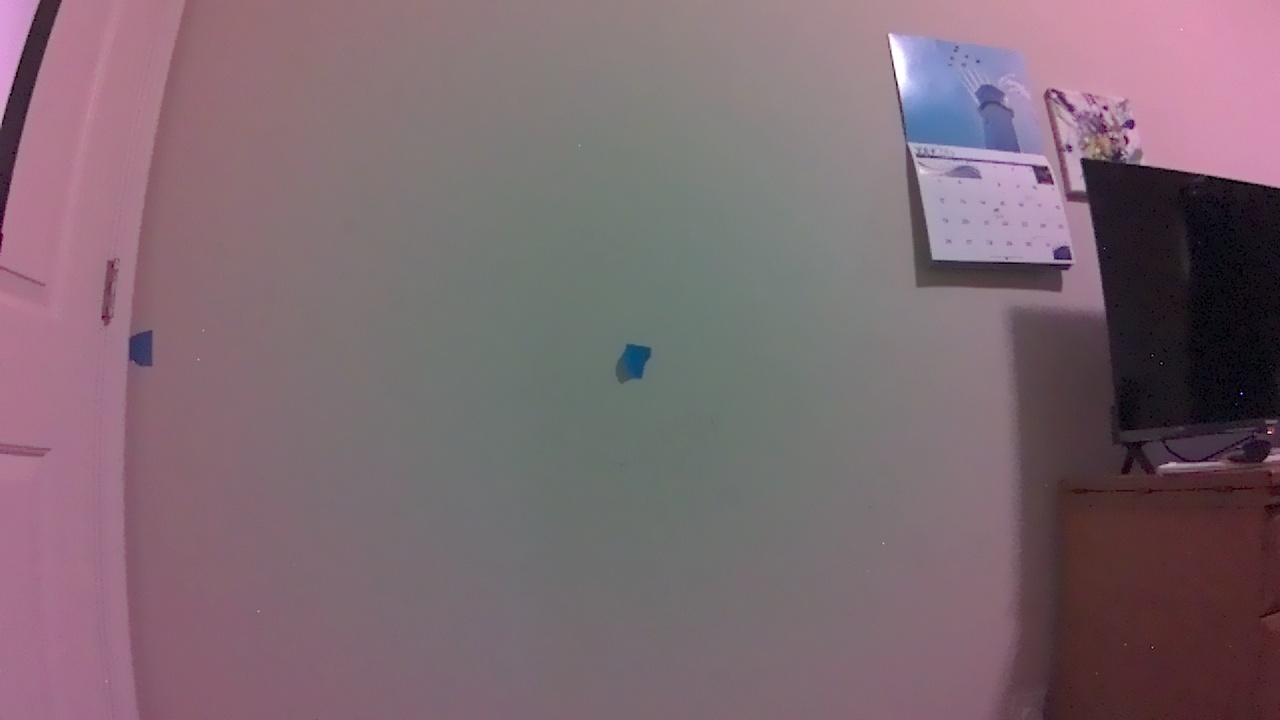
//> input picture data/calib/calib_0.jpg, 1280 x 720 px; its folder holds 4 pictures in this run
$ ./calibrate   (built with g++ and OpenCV 4)
//> lines starting //> are read from the running program, lines starting //| are printed output that depends on the picture
#include <iostream>
#include <vector>
#include <opencv2/core.hpp>
#include <opencv2/imgproc.hpp>
#include <opencv2/imgcodecs.hpp>
#include <opencv2/calib3d.hpp>

int main()
{
    int const BOARD_COLS = 9;        // inner corners, not squares
    int const BOARD_ROWS = 6;
    float const SQUARE_SIZE = 22.225f;   // mm

    // The 3D grid — identical for every image, since the board is planar
    // and we define its own coordinate system with z = 0.
    std::vector<cv::Point3f> objp;
    for (int i = 0; i < BOARD_ROWS; ++i)
        for (int j = 0; j < BOARD_COLS; ++j)
            objp.emplace_back(j * SQUARE_SIZE, i * SQUARE_SIZE, 0.0f);

    std::vector<std::string> files;
    cv::glob("/home/helios/Desktop/Turret/data/calib/*.jpg", files);
    if (files.empty()) { std::cerr << "no images found\n"; return 1; }

    std::vector<std::vector<cv::Point3f>> objectPoints;
    std::vector<std::vector<cv::Point2f>> imagePoints;
    cv::Size imageSize;

    for (auto const& f : files) {
        cv::Mat img = cv::imread(f);
//> img is the input picture: 720 rows x 1280 cols, CV_8UC3; mean B, G, R 113.3, 105.1, 125
        if (img.empty()) continue;
        imageSize = img.size();
//> imageSize = Size(1280, 720)

        cv::Mat gray;
        cv::cvtColor(img, gray, cv::COLOR_BGR2GRAY);
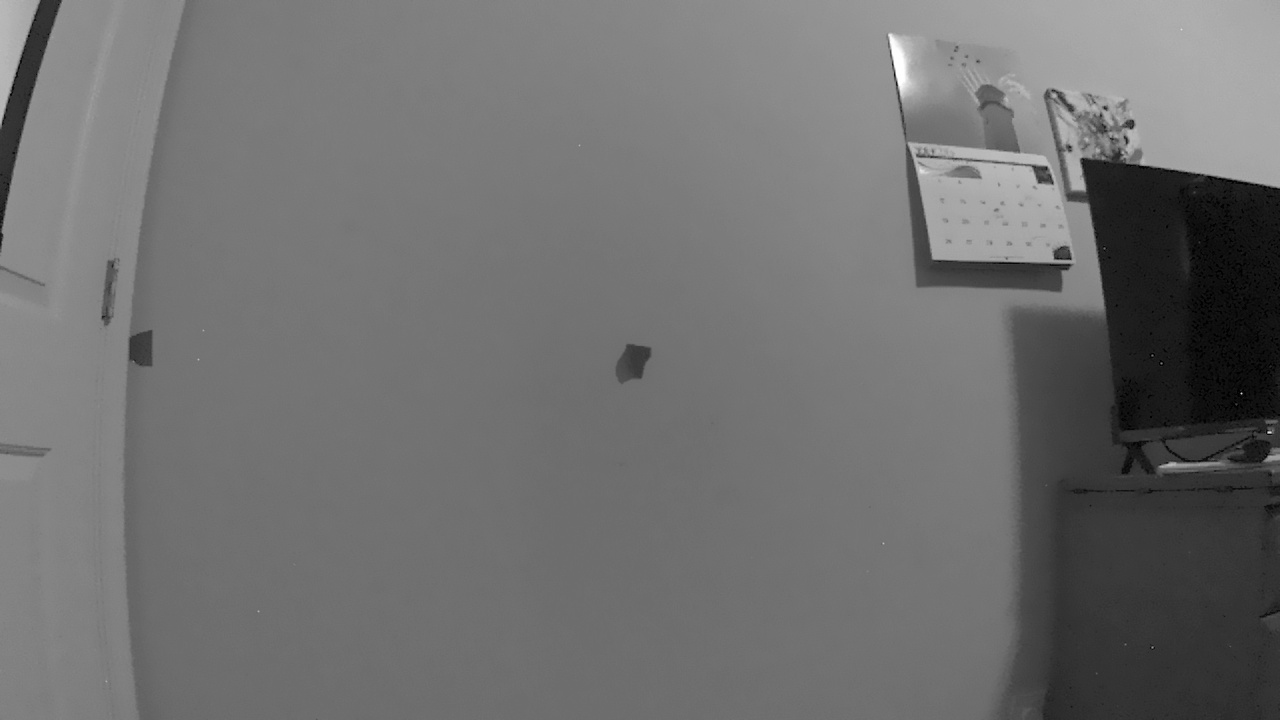
//> gray: 720 rows x 1280 cols, CV_8UC1; min 0, max 255, mean 112

        std::vector<cv::Point2f> corners;
        bool found = cv::findChessboardCorners(
            gray, cv::Size(BOARD_COLS, BOARD_ROWS), corners,
            cv::CALIB_CB_ADAPTIVE_THRESH | cv::CALIB_CB_NORMALIZE_IMAGE);
//> corners = empty; found = false

        std::cout << f << (found ? "  OK\n" : "  no board found\n");
//| data/calib/calib_0.jpg  no board found
        if (!found) continue;

        cv::cornerSubPix(gray, corners, cv::Size(11, 11), cv::Size(-1, -1),
            cv::TermCriteria(cv::TermCriteria::EPS + cv::TermCriteria::COUNT,
                             30, 0.001));

        imagePoints.push_back(corners);
        objectPoints.push_back(objp);
    }
//> pass 2 of the loop `for (auto const& f : files)`:
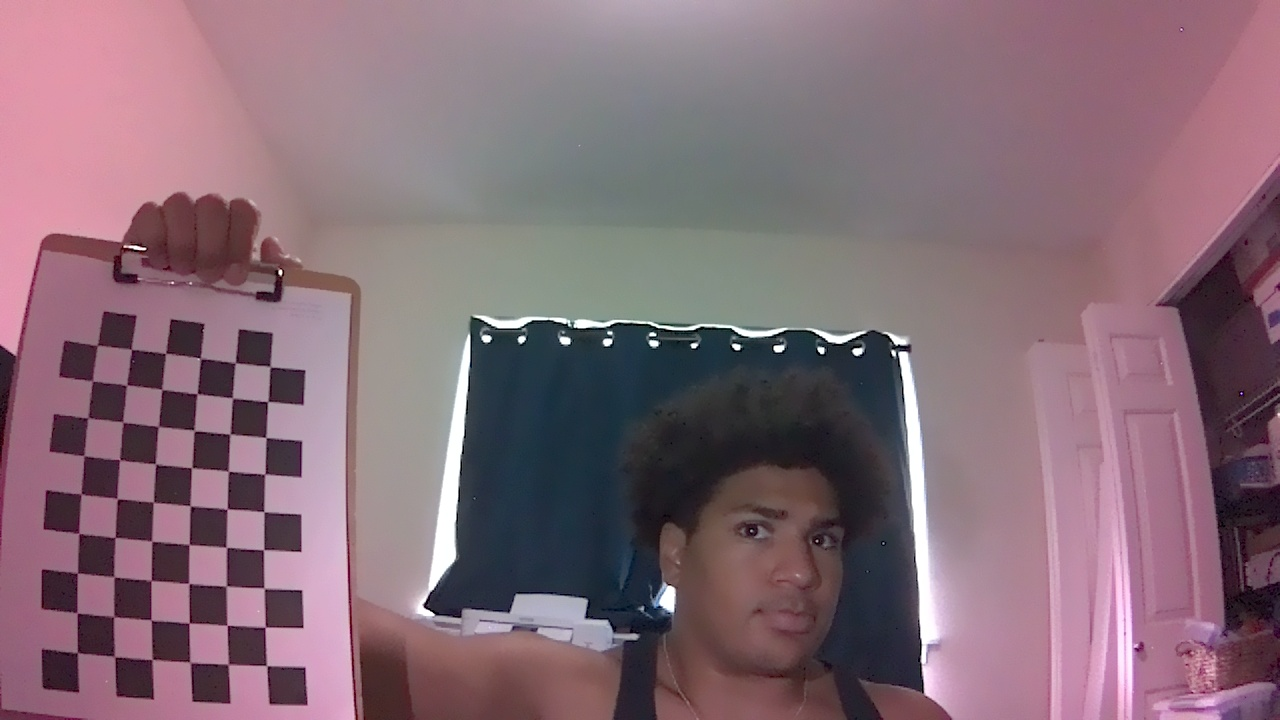
//> input picture data/calib/calib_1.jpg, 1280 x 720 px
//> img is the input picture: 720 rows x 1280 cols, CV_8UC3; mean B, G, R 118.2, 107.7, 133.2
//> `cv::cvtColor(img, gray, cv::COLOR_BGR2GRAY);`:
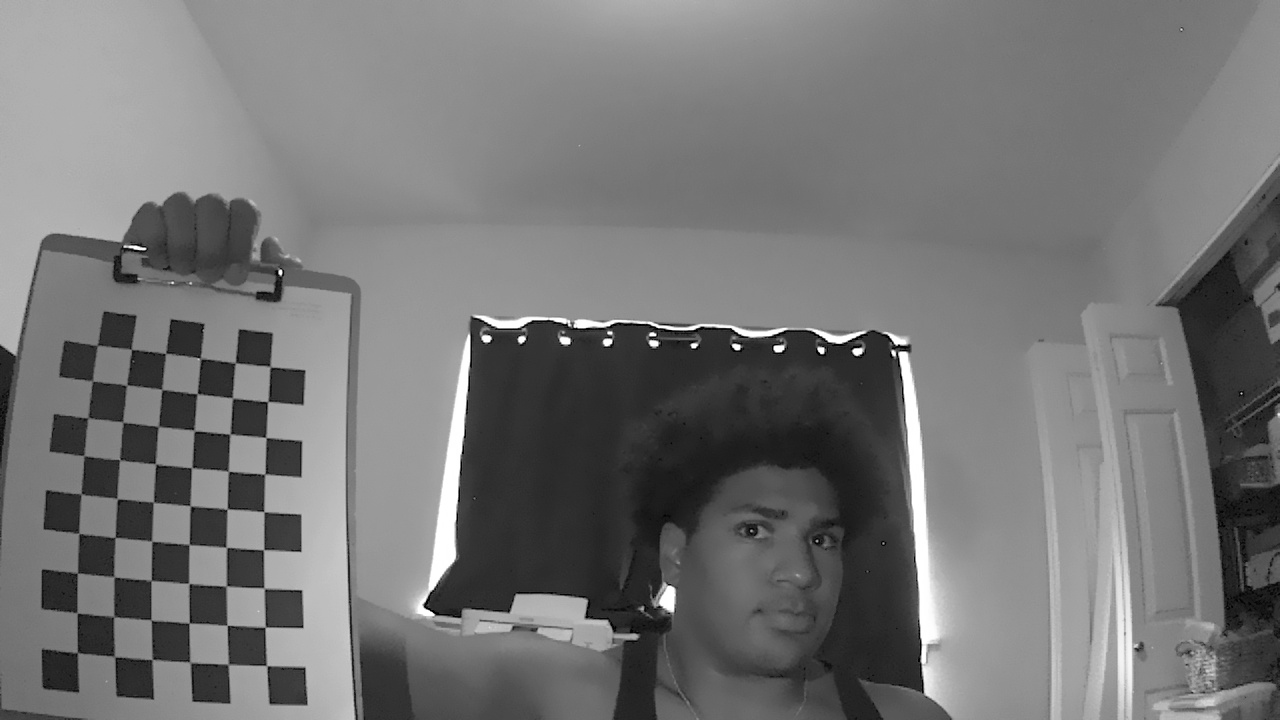
//> gray: 720 rows x 1280 cols, CV_8UC1; min 0, max 255, mean 116.5
//> `bool found = cv::findChessboardCorners( gray, cv::Size(BOARD_COLS, BOA..`: corners = 54 Points (x, y), first 12: [77.15, 651.9], [77.31, 612.8], [77.25, 573.1], [79.47, 533.2], [81.51, 494.1], [83.97, 455.6], [87.86, 417.7], [93.12, 381], [97.52, 345.9], [114.5, 656.7], [114.5, 617.2], [114.7, 576.7]; found = true
//| data/calib/calib_1.jpg  OK
//> `cv::cornerSubPix(gray, corners, cv::Size(11, 11), cv::Size(-1, -1), cv..`: corners = 54 Points (x, y), first 12: [77.37, 652.8], [76.97, 612.8], [77.25, 573.2], [78.78, 533.4], [81.18, 494.1], [83.86, 455.6], [88.05, 417.8], [92.46, 380.8], [97.27, 345.4], [114.6, 656.5], [113.8, 616.6], [113.9, 576.7]
//> imagePoints = 1 point lists
//> pass 3 of the loop `for (auto const& f : files)`:
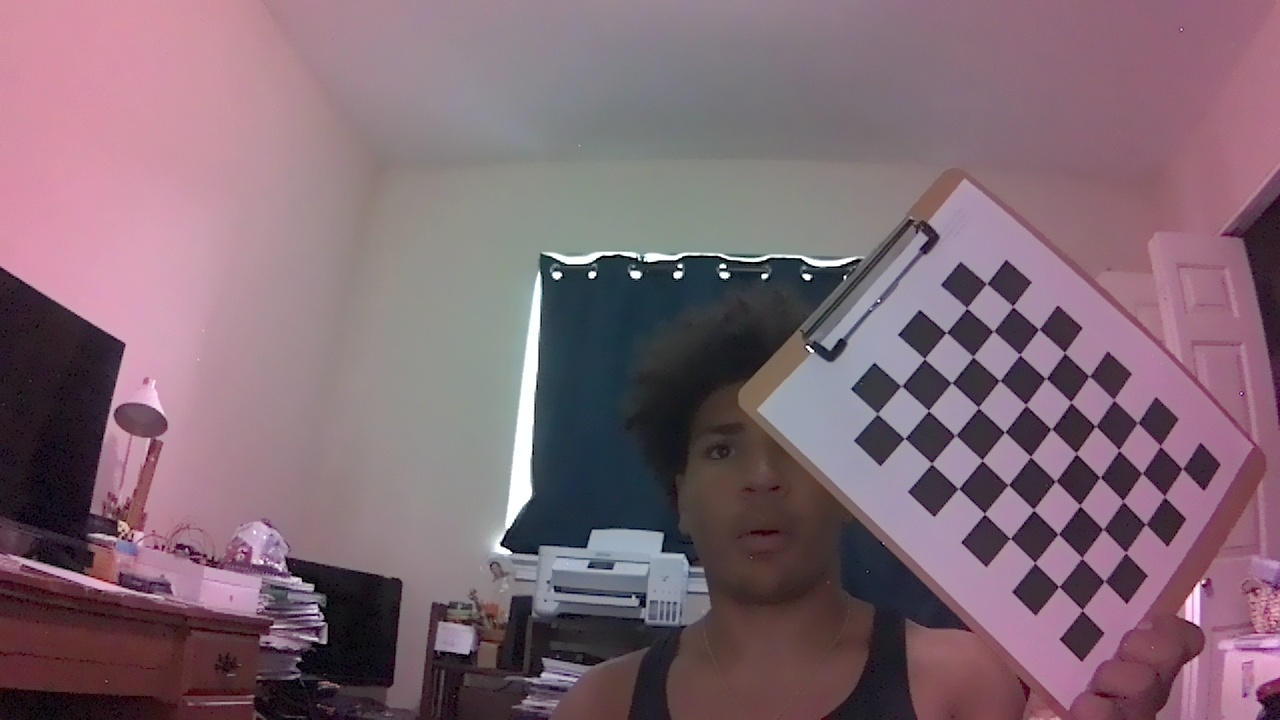
//> input picture data/calib/calib_10.jpg, 1280 x 720 px
//> img is the input picture: 720 rows x 1280 cols, CV_8UC3; mean B, G, R 115.4, 104.5, 127.9
//> `cv::cvtColor(img, gray, cv::COLOR_BGR2GRAY);`:
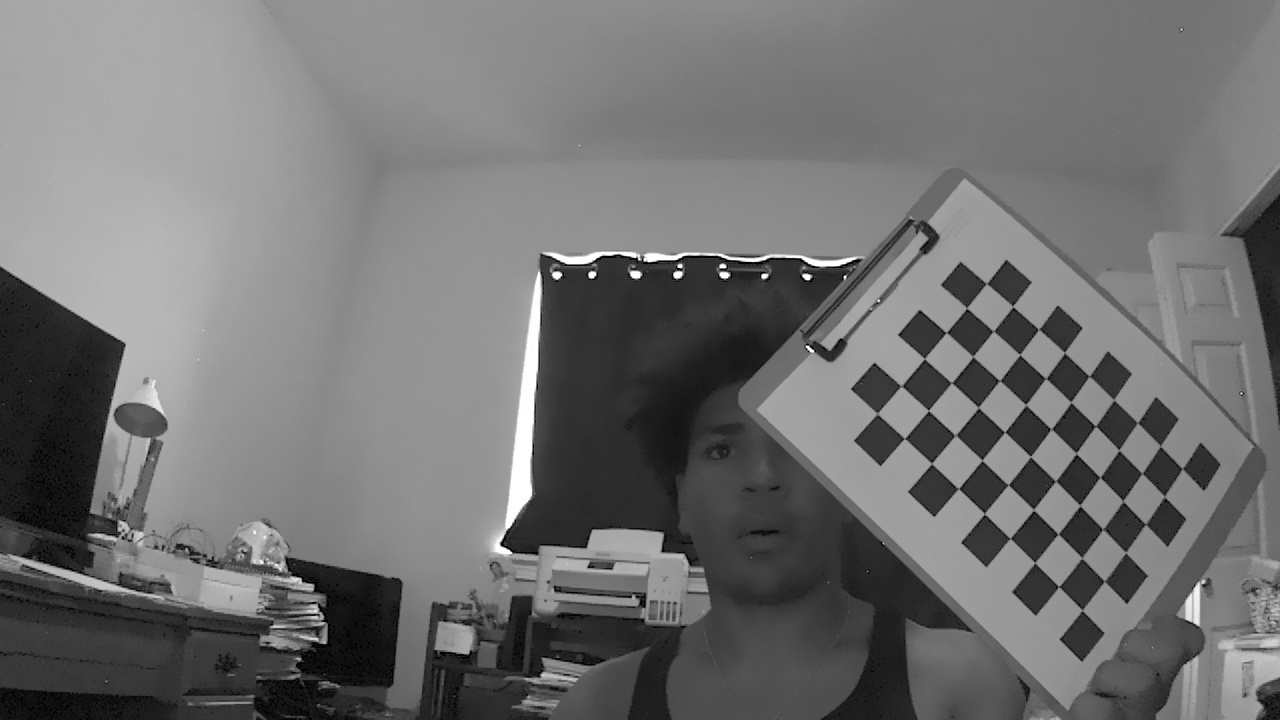
//> gray: 720 rows x 1280 cols, CV_8UC1; min 0, max 255, mean 112.8
//> `bool found = cv::findChessboardCorners( gray, cv::Size(BOARD_COLS, BOA..`: corners = 54 Points (x, y), first 12: [1082.4, 610.4], [1058.5, 586.5], [1034.6, 562.6], [1010.5, 538.6], [984.5, 514.2], [958.4, 488.4], [932, 463.4], [904.4, 438.5], [876.9, 413.5], [1103.7, 580.3], [1082.5, 558.5], [1058.2, 534.3]
//| data/calib/calib_10.jpg  OK
//> `cv::cornerSubPix(gray, corners, cv::Size(11, 11), cv::Size(-1, -1), cv..`: corners = 54 Points (x, y), first 12: [1082.2, 610.2], [1058.8, 586.6], [1034.8, 562.6], [1010, 538.3], [984.5, 513.6], [958.3, 488.6], [931.6, 463.6], [904.6, 438.4], [877.3, 413.6], [1104.4, 581.1], [1081.8, 557.9], [1058.3, 534]
//> imagePoints = 2 point lists
//> the loop made 4 passes; the first 3 are shown

    std::cout << "usable images: " << imagePoints.size() << " / "
              << files.size() << "\n";
    if (imagePoints.size() < 10) {
        std::cerr << "too few usable images — recapture\n";
//> (the run ends here: the program exits with an error code, at `return 1;`)
